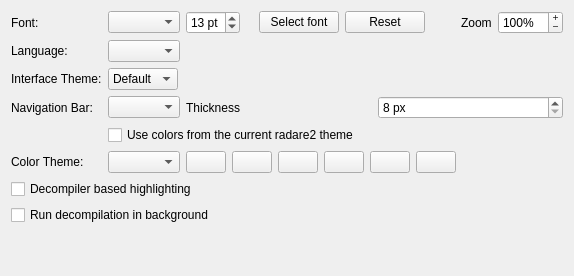
<?xml version="1.0" encoding="UTF-8"?>
<ui version="4.0">
 <class>AppearanceOptionsWidget</class>
 <widget class="QWidget" name="AppearanceOptionsWidget">
  <property name="windowTitle">
   <string>Appearance</string>
  </property>
  <layout class="QVBoxLayout" name="verticalLayout">
   <item>
    <layout class="QFormLayout" name="formLayout">
     <property name="labelAlignment">
      <set>Qt::AlignLeading|Qt::AlignLeft|Qt::AlignVCenter</set>
     </property>
     <property name="formAlignment">
      <set>Qt::AlignLeading|Qt::AlignLeft|Qt::AlignTop</set>
     </property>
     <item row="0" column="0">
      <widget class="QLabel" name="fontLabel">
       <property name="text">
        <string>Font:</string>
       </property>
      </widget>
     </item>
     <item row="0" column="1">
      <layout class="QHBoxLayout" name="fontSelectionLayout">
       <item>
        <widget class="QComboBox" name="fontFamilyComboBox">
         <property name="sizePolicy">
          <sizepolicy hsizetype="Maximum" vsizetype="Fixed">
           <horstretch>0</horstretch>
           <verstretch>0</verstretch>
          </sizepolicy>
         </property>
        </widget>
       </item>
       <item>
        <widget class="QSpinBox" name="fontSizeSpinBox">
         <property name="suffix">
          <string> pt</string>
         </property>
         <property name="minimum">
          <number>6</number>
         </property>
         <property name="maximum">
          <number>72</number>
         </property>
         <property name="value">
          <number>13</number>
         </property>
        </widget>
       </item>
       <item>
        <widget class="QLabel" name="fontSelectionLabel">
         <property name="sizePolicy">
          <sizepolicy hsizetype="Preferred" vsizetype="Preferred">
           <horstretch>1</horstretch>
           <verstretch>0</verstretch>
          </sizepolicy>
         </property>
         <property name="text">
          <string notr="true"/>
         </property>
        </widget>
       </item>
       <item>
        <widget class="QPushButton" name="fontSelectionButton">
         <property name="sizePolicy">
          <sizepolicy hsizetype="Minimum" vsizetype="Fixed">
           <horstretch>0</horstretch>
           <verstretch>0</verstretch>
          </sizepolicy>
         </property>
         <property name="text">
          <string>Select font</string>
         </property>
        </widget>
       </item>
       <item>
        <widget class="QPushButton" name="fontResetButton">
         <property name="sizePolicy">
          <sizepolicy hsizetype="Minimum" vsizetype="Fixed">
           <horstretch>0</horstretch>
           <verstretch>0</verstretch>
          </sizepolicy>
         </property>
         <property name="text">
          <string>Reset</string>
         </property>
        </widget>
       </item>
       <item>
        <spacer name="horizontalSpacer_2">
         <property name="orientation">
          <enum>Qt::Horizontal</enum>
         </property>
         <property name="sizeHint" stdset="0">
          <size>
           <width>30</width>
           <height>20</height>
          </size>
         </property>
        </spacer>
       </item>
       <item>
        <widget class="QLabel" name="label">
         <property name="text">
          <string>Zoom</string>
         </property>
        </widget>
       </item>
       <item>
        <widget class="QSpinBox" name="fontZoomBox">
         <property name="wrapping">
          <bool>false</bool>
         </property>
         <property name="frame">
          <bool>true</bool>
         </property>
         <property name="buttonSymbols">
          <enum>QAbstractSpinBox::PlusMinus</enum>
         </property>
         <property name="showGroupSeparator" stdset="0">
          <bool>false</bool>
         </property>
         <property name="suffix">
          <string>%</string>
         </property>
         <property name="minimum">
          <number>10</number>
         </property>
         <property name="maximum">
          <number>3000</number>
         </property>
         <property name="singleStep">
          <number>10</number>
         </property>
         <property name="value">
          <number>100</number>
         </property>
        </widget>
       </item>
      </layout>
     </item>
     <item row="1" column="0">
      <widget class="QLabel" name="languageLabel">
       <property name="text">
        <string>Language:</string>
       </property>
      </widget>
     </item>
     <item row="1" column="1">
      <widget class="QComboBox" name="languageComboBox">
       <property name="sizePolicy">
        <sizepolicy hsizetype="Maximum" vsizetype="Fixed">
         <horstretch>0</horstretch>
         <verstretch>0</verstretch>
        </sizepolicy>
       </property>
      </widget>
     </item>
     <item row="2" column="0">
      <widget class="QLabel" name="themeLabel">
       <property name="text">
        <string>Interface Theme:</string>
       </property>
      </widget>
     </item>
     <item row="2" column="1">
      <widget class="QComboBox" name="themeComboBox">
       <property name="sizePolicy">
        <sizepolicy hsizetype="Maximum" vsizetype="Fixed">
         <horstretch>0</horstretch>
         <verstretch>0</verstretch>
        </sizepolicy>
       </property>
       <item>
        <property name="text">
         <string>Default</string>
        </property>
       </item>
       <item>
        <property name="text">
         <string>Dark</string>
        </property>
       </item>
      </widget>
     </item>
     <item row="3" column="0">
      <widget class="QLabel" name="visualNavbarLabel">
       <property name="text">
        <string>Navigation Bar:</string>
       </property>
     </widget>
     </item>
     <item row="3" column="1">
      <layout class="QVBoxLayout" name="visualNavbarSettingsLayout">
       <item>
        <layout class="QHBoxLayout" name="visualNavbarLayout">
         <item>
          <widget class="QComboBox" name="visualNavbarLocationComboBox">
           <property name="sizePolicy">
            <sizepolicy hsizetype="Maximum" vsizetype="Fixed">
             <horstretch>0</horstretch>
             <verstretch>0</verstretch>
            </sizepolicy>
           </property>
          </widget>
         </item>
         <item>
          <widget class="QLabel" name="visualNavbarThicknessLabel">
           <property name="text">
            <string>Thickness</string>
           </property>
          </widget>
         </item>
         <item>
          <widget class="QSpinBox" name="visualNavbarThicknessSpinBox">
           <property name="suffix">
            <string> px</string>
           </property>
           <property name="minimum">
            <number>8</number>
           </property>
           <property name="maximum">
            <number>64</number>
           </property>
          </widget>
         </item>
        </layout>
       </item>
       <item>
        <widget class="QCheckBox" name="visualNavbarUseThemeColorsCheckBox">
         <property name="text">
          <string>Use colors from the current radare2 theme</string>
         </property>
        </widget>
       </item>
      </layout>
     </item>
     <item row="4" column="0">
      <widget class="QLabel" name="colorLabel">
       <property name="text">
        <string>Color Theme:</string>
       </property>
      </widget>
     </item>
     <item row="4" column="1">
      <layout class="QHBoxLayout" name="horizontalLayout_3">
       <item>
        <widget class="ColorThemeComboBox" name="colorComboBox">
         <property name="sizePolicy">
          <sizepolicy hsizetype="Maximum" vsizetype="Fixed">
           <horstretch>0</horstretch>
           <verstretch>0</verstretch>
          </sizepolicy>
         </property>
        </widget>
       </item>
       <item>
        <widget class="QPushButton" name="editButton">
         <property name="toolTip">
          <string>Edit Theme</string>
         </property>
         <property name="text">
          <string/>
         </property>
         <property name="icon">
          <iconset resource="../../resources.qrc">
           <normaloff>:/img/icons/pencil_thin.svg</normaloff>:/img/icons/pencil_thin.svg</iconset>
         </property>
        </widget>
       </item>
       <item>
        <widget class="QPushButton" name="renameButton">
         <property name="toolTip">
          <string>Rename</string>
         </property>
         <property name="text">
          <string/>
         </property>
         <property name="icon">
          <iconset resource="../../resources.qrc">
           <normaloff>:/img/icons/rename.svg</normaloff>:/img/icons/rename.svg</iconset>
         </property>
        </widget>
       </item>
       <item>
        <widget class="QPushButton" name="copyButton">
         <property name="sizePolicy">
          <sizepolicy hsizetype="Maximum" vsizetype="Fixed">
           <horstretch>0</horstretch>
           <verstretch>0</verstretch>
          </sizepolicy>
         </property>
         <property name="toolTip">
          <string>Copy</string>
         </property>
         <property name="text">
          <string/>
         </property>
         <property name="icon">
          <iconset resource="../../resources.qrc">
           <normaloff>:/img/icons/copy.svg</normaloff>:/img/icons/copy.svg</iconset>
         </property>
        </widget>
       </item>
       <item>
        <widget class="QPushButton" name="deleteButton">
         <property name="toolTip">
          <string>Delete</string>
         </property>
         <property name="text">
          <string/>
         </property>
         <property name="icon">
          <iconset resource="../../resources.qrc">
           <normaloff>:/img/icons/trash_bin.svg</normaloff>:/img/icons/trash_bin.svg</iconset>
         </property>
        </widget>
       </item>
       <item>
        <widget class="QPushButton" name="exportButton">
         <property name="toolTip">
          <string>Export</string>
         </property>
         <property name="text">
          <string/>
         </property>
         <property name="icon">
          <iconset resource="../../resources.qrc">
           <normaloff>:/img/icons/upload_black.svg</normaloff>:/img/icons/upload_black.svg</iconset>
         </property>
        </widget>
       </item>
       <item>
        <widget class="QPushButton" name="importButton">
         <property name="toolTip">
          <string>Import</string>
         </property>
         <property name="text">
          <string/>
         </property>
         <property name="icon">
          <iconset resource="../../resources.qrc">
           <normaloff>:/img/icons/download_black.svg</normaloff>:/img/icons/download_black.svg</iconset>
         </property>
        </widget>
       </item>
       <item>
        <spacer name="horizontalSpacer">
         <property name="orientation">
          <enum>Qt::Horizontal</enum>
         </property>
         <property name="sizeHint" stdset="0">
          <size>
           <width>40</width>
           <height>20</height>
          </size>
         </property>
        </spacer>
       </item>
      </layout>
     </item>
    </layout>
   </item>
    <item>
     <widget class="QCheckBox" name="useDecompilerHighlighter">
      <property name="toolTip">
       <string>Use information provided by decompiler when highlighting code.</string>
      </property>
      <property name="text">
       <string>Decompiler based highlighting</string>
      </property>
     </widget>
    </item>
    <item>
     <widget class="QCheckBox" name="decompilerRunInBackground">
      <property name="toolTip">
       <string>Run decompilation tasks in the background (asynchronous). When disabled, runs in foreground (synchronous).</string>
      </property>
      <property name="text">
       <string>Run decompilation in background</string>
      </property>
     </widget>
    </item>
   <item>
    <spacer name="verticalSpacer">
     <property name="orientation">
      <enum>Qt::Vertical</enum>
     </property>
     <property name="sizeHint" stdset="0">
      <size>
       <width>20</width>
       <height>40</height>
      </size>
     </property>
    </spacer>
   </item>
  </layout>
  <action name="actionSaveAsDefault">
   <property name="text">
    <string>Save as Default</string>
   </property>
  </action>
 </widget>
 <customwidgets>
  <customwidget>
   <class>ColorThemeComboBox</class>
   <extends>QComboBox</extends>
   <header>widgets/ColorThemeComboBox.h</header>
  </customwidget>
 </customwidgets>
 <resources>
  <include location="../../resources.qrc"/>
 </resources>
 <connections/>
</ui>
